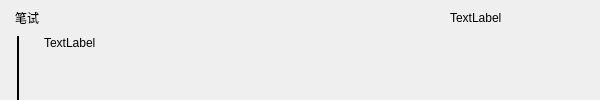
                 <widget class="QWidget" name="widget_8" native="true">
                  <property name="minimumSize">
                   <size>
                    <width>600</width>
                    <height>0</height>
                   </size>
                  </property>
                  <property name="maximumSize">
                   <size>
                    <width>650</width>
                    <height>16777215</height>
                   </size>
                  </property>
                  <layout class="QVBoxLayout" name="verticalLayout_9">
                   <property name="spacing">
                    <number>0</number>
                   </property>
                   <property name="leftMargin">
                    <number>0</number>
                   </property>
                   <property name="topMargin">
                    <number>0</number>
                   </property>
                   <property name="rightMargin">
                    <number>0</number>
                   </property>
                   <property name="bottomMargin">
                    <number>0</number>
                   </property>
                   <item>
                    <widget class="QWidget" name="widget_17" native="true">
                     <property name="maximumSize">
                      <size>
                       <width>16777215</width>
                       <height>36</height>
                      </size>
                     </property>
                     <layout class="QHBoxLayout" name="horizontalLayout_14">
                      <property name="spacing">
                       <number>0</number>
                      </property>
                      <property name="leftMargin">
                       <number>0</number>
                      </property>
                      <property name="topMargin">
                       <number>0</number>
                      </property>
                      <property name="rightMargin">
                       <number>0</number>
                      </property>
                      <property name="bottomMargin">
                       <number>0</number>
                      </property>
                      <item>
                       <widget class="QLabel" name="stepPic_4">
                        <property name="maximumSize">
                         <size>
                          <width>36</width>
                          <height>36</height>
                         </size>
                        </property>
                        <property name="text">
                         <string/>
                        </property>
                        <property name="pixmap">
                         <pixmap resource="../resource/qrc/mainQrc.qrc">:/header/img/wait.png</pixmap>
                        </property>
                        <property name="scaledContents">
                         <bool>true</bool>
                        </property>
                       </widget>
                      </item>
                      <item>
                       <spacer name="horizontalSpacer_27">
                        <property name="orientation">
                         <enum>Qt::Horizontal</enum>
                        </property>
                        <property name="sizeType">
                         <enum>QSizePolicy::Fixed</enum>
                        </property>
                        <property name="sizeHint" stdset="0">
                         <size>
                          <width>8</width>
                          <height>36</height>
                         </size>
                        </property>
                       </spacer>
                      </item>
                      <item>
                       <widget class="QLabel" name="stepTip_4">
                        <property name="maximumSize">
                         <size>
                          <width>16777215</width>
                          <height>36</height>
                         </size>
                        </property>
                        <property name="text">
                         <string>笔试</string>
                        </property>
                       </widget>
                      </item>
                      <item>
                       <spacer name="horizontalSpacer_28">
                        <property name="orientation">
                         <enum>Qt::Horizontal</enum>
                        </property>
                        <property name="sizeType">
                         <enum>QSizePolicy::Expanding</enum>
                        </property>
                        <property name="sizeHint" stdset="0">
                         <size>
                          <width>36</width>
                          <height>20</height>
                         </size>
                        </property>
                       </spacer>
                      </item>
                      <item>
                       <widget class="QLabel" name="stepTime_4">
                        <property name="minimumSize">
                         <size>
                          <width>150</width>
                          <height>0</height>
                         </size>
                        </property>
                        <property name="maximumSize">
                         <size>
                          <width>200</width>
                          <height>36</height>
                         </size>
                        </property>
                        <property name="text">
                         <string>TextLabel</string>
                        </property>
                       </widget>
                      </item>
                     </layout>
                    </widget>
                   </item>
                   <item>
                    <widget class="QWidget" name="widget_16" native="true">
                     <layout class="QHBoxLayout" name="horizontalLayout_13">
                      <property name="spacing">
                       <number>0</number>
                      </property>
                      <property name="leftMargin">
                       <number>0</number>
                      </property>
                      <property name="topMargin">
                       <number>0</number>
                      </property>
                      <property name="rightMargin">
                       <number>0</number>
                      </property>
                      <property name="bottomMargin">
                       <number>0</number>
                      </property>
                      <item>
                       <spacer name="horizontalSpacer_25">
                        <property name="orientation">
                         <enum>Qt::Horizontal</enum>
                        </property>
                        <property name="sizeType">
                         <enum>QSizePolicy::Fixed</enum>
                        </property>
                        <property name="sizeHint" stdset="0">
                         <size>
                          <width>17</width>
                          <height>20</height>
                         </size>
                        </property>
                       </spacer>
                      </item>
                      <item>
                       <widget class="Line" name="line_4">
                        <property name="sizePolicy">
                         <sizepolicy hsizetype="Fixed" vsizetype="Preferred">
                          <horstretch>0</horstretch>
                          <verstretch>0</verstretch>
                         </sizepolicy>
                        </property>
                        <property name="maximumSize">
                         <size>
                          <width>2</width>
                          <height>16777215</height>
                         </size>
                        </property>
                        <property name="frameShadow">
                         <enum>QFrame::Plain</enum>
                        </property>
                        <property name="lineWidth">
                         <number>2</number>
                        </property>
                        <property name="orientation">
                         <enum>Qt::Vertical</enum>
                        </property>
                       </widget>
                      </item>
                      <item>
                       <spacer name="horizontalSpacer_26">
                        <property name="orientation">
                         <enum>Qt::Horizontal</enum>
                        </property>
                        <property name="sizeType">
                         <enum>QSizePolicy::Fixed</enum>
                        </property>
                        <property name="sizeHint" stdset="0">
                         <size>
                          <width>25</width>
                          <height>20</height>
                         </size>
                        </property>
                       </spacer>
                      </item>
                      <item>
                       <widget class="QLabel" name="stepMsg_4">
                        <property name="text">
                         <string>TextLabel</string>
                        </property>
                        <property name="alignment">
                         <set>Qt::AlignLeading|Qt::AlignLeft|Qt::AlignTop</set>
                        </property>
                        <property name="wordWrap">
                         <bool>true</bool>
                        </property>
                       </widget>
                      </item>
                     </layout>
                    </widget>
                   </item>
                  </layout>
                 </widget>
